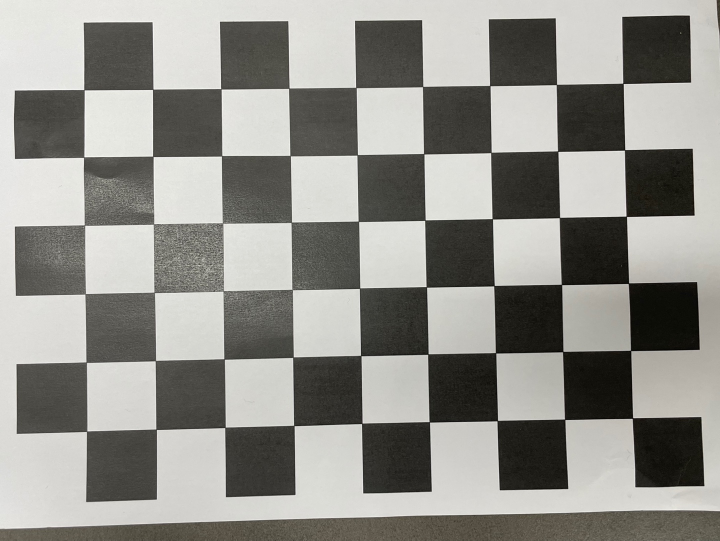
#> input picture kakaotalk/KakaoTalk_20210929_140328435_00.jpg, 1440 x 1081 px (shown at 1/2 size); its folder holds 5 pictures in this run
$ python main.py
#> lines starting #> are read from the running program, lines starting #| are printed output that depends on the picture; after the words box and inside, x2 and y2 are one past the last pixel; in counts of white or black regions, pixels touching at a corner belong together
import cv2
import numpy as np
import glob
import pickle


# prepare object points, like (0,0,0), (1,0,0), (2,0,0) ....,(6,5,0)
objp = np.zeros((6*9,3), np.float32)
objp[:,:2] = np.mgrid[0:9, 0:6].T.reshape(-1,2)

# Arrays to store object points and image points from all the images.
objpoints = [] # 3d points in real world space
imgpoints = [] # 2d points in image plane.
# Make a list of calibration images

# 사용자가 제시한 조건에 맞는 파일명을 리스트 형식으로 반환
images = glob.glob('kakaotalk/*.jpg')
# Step through the list and search for chessboard corners

total_images = len(images)
for idx, fname in enumerate(images):
   img = cv2.imread(fname)
#> img is the input picture: shape (1081, 1440, 3); mean B, G, R 139, 144.4, 145.1
   gray = cv2.cvtColor(img, cv2.COLOR_BGR2GRAY)
   # Find the chessboard corners
   ret, corners = cv2.findChessboardCorners(gray, (9,6), None)
#> ret = True; corners = 54 rows, first 8: [1265.5, 836.5], [1129.8, 838.9], [995, 841.7], [859.1, 844.3], [723.7, 847.7], [588.2, 851.4], [450.3, 855.4], [312.7, 859.3]
   # If found, add object points, image points
   if ret == True:
       objpoints.append(objp)
       imgpoints.append(corners)
       # Draw and display the corners
       cv2.drawChessboardCorners(img, (9,6), corners, ret)
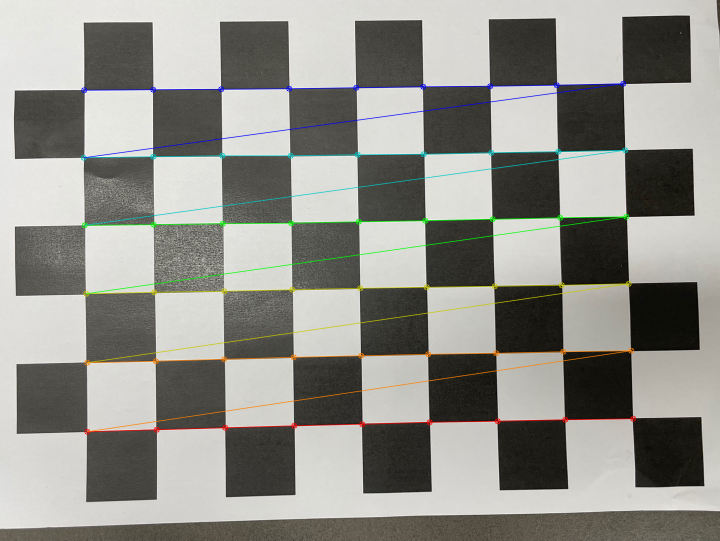
#> img: shape (1081, 1440, 3) (shown at 1/2 size); 2.58% of pixels changed, all inside (x1, y1, x2, y2) = (161, 161, 1273, 870)
       write_name = 'cal/corners_found'+str(idx)+'.jpg'
       cv2.imwrite(write_name, img)
       out_str = f'{idx}/{total_images}'
       cv2.putText(img, out_str, (10, 25),
                   cv2.FONT_HERSHEY_SIMPLEX, 0.4, (0,255,255), 1)
#> img: shape (1081, 1440, 3); under 0.01% of pixels changed, all inside (x1, y1, x2, y2) = (11, 15, 35, 29)
       cv2.imshow('img', img)
       cv2.waitKey(500)
#> pass 2 of the loop `for idx, fname in enumerate(images):`:
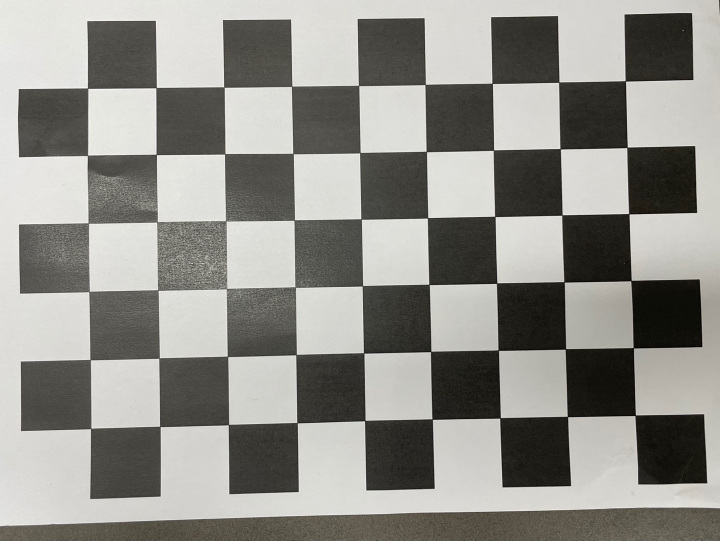
#> input picture kakaotalk/KakaoTalk_20210929_140328435_01.jpg, 1440 x 1081 px (shown at 1/2 size)
#> img is the input picture: shape (1081, 1440, 3); mean B, G, R 138.4, 143.8, 144.6
#> corners = 54 rows, first 8: [1270.7, 830.8], [1135.4, 833.5], [1000.5, 836.1], [864.6, 838.4], [729.7, 841.9], [594.6, 845.6], [457.4, 849.5], [319.9, 853.1]
#> `cv2.drawChessboardCorners(img, (9,6), corners, ret)`:
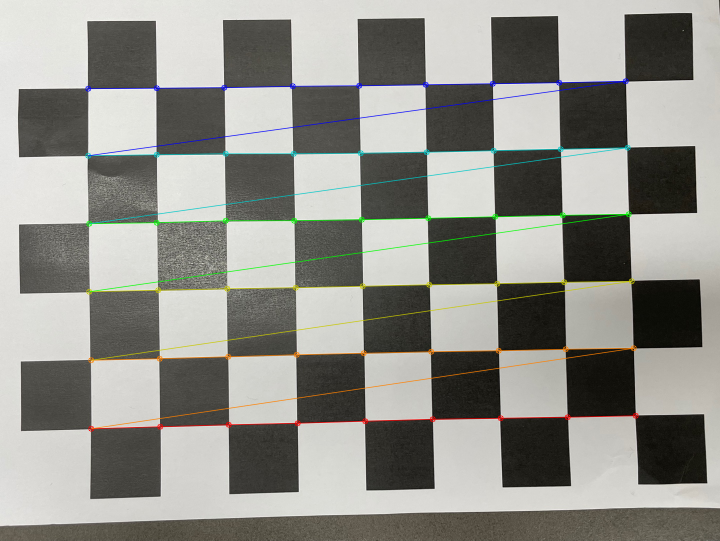
#> img: shape (1081, 1440, 3) (shown at 1/2 size); 2.57% of pixels changed, all inside (x1, y1, x2, y2) = (170, 156, 1278, 864)
#> pass 3 of the loop `for idx, fname in enumerate(images):`:
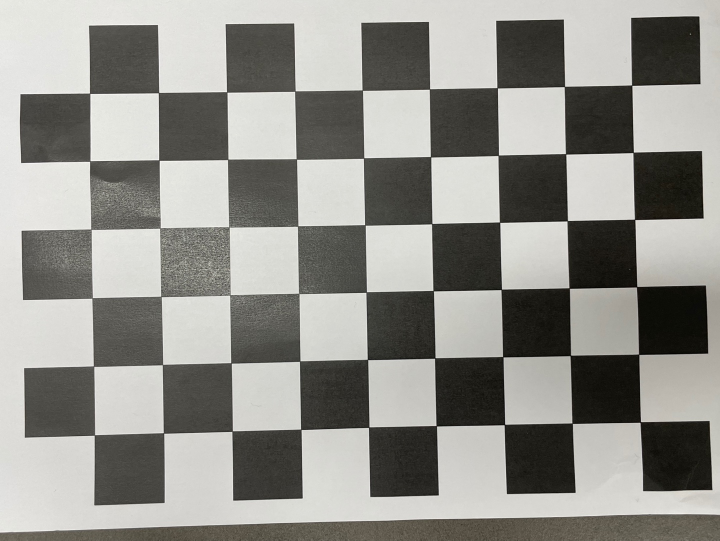
#> input picture kakaotalk/KakaoTalk_20210929_140328435_02.jpg, 1440 x 1081 px (shown at 1/2 size)
#> img is the input picture: shape (1081, 1440, 3); mean B, G, R 139.5, 144.8, 145.5
#> corners = 54 rows, first 8: [1280.9, 844.3], [1144.7, 846.7], [1009.4, 849.4], [872.8, 851.9], [737.9, 854.8], [602.1, 858.7], [464.5, 862.6], [327.4, 866.3]
#> `cv2.drawChessboardCorners(img, (9,6), corners, ret)`:
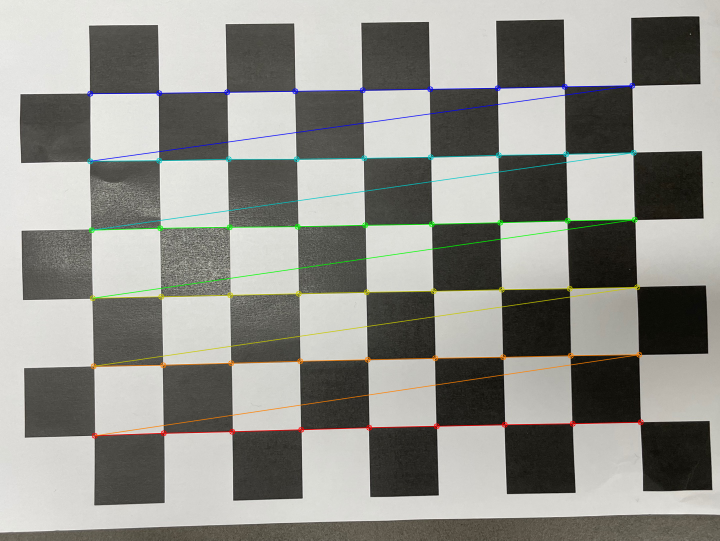
#> img: shape (1081, 1440, 3) (shown at 1/2 size); 2.58% of pixels changed, all inside (x1, y1, x2, y2) = (174, 165, 1288, 878)
#> the loop made 5 passes; the first 3 are shown
cv2.destroyAllWindows()

img = cv2.imread('kakaotalk/KakaoTalk_20210929_140328435_10.jpg')
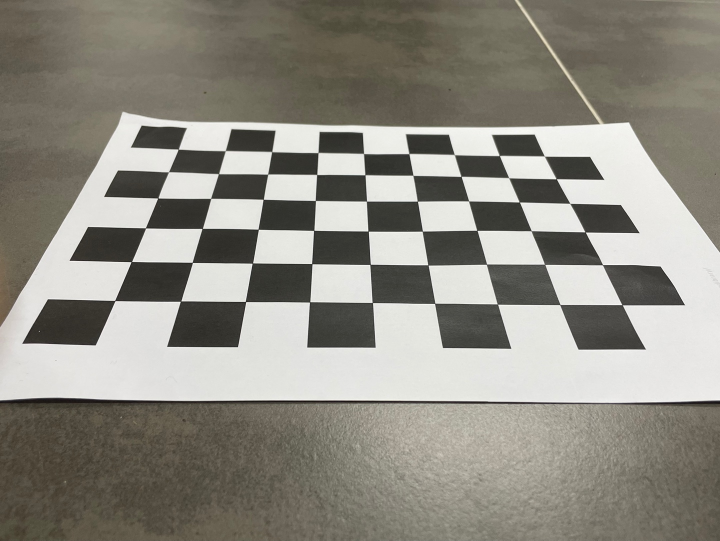
#> input picture kakaotalk/KakaoTalk_20210929_140328435_10.jpg, 1440 x 1081 px (shown at 1/2 size)
#> img is the input picture: shape (1081, 1440, 3); mean B, G, R 130.4, 139.5, 142.3
height, width = img.shape[:2]
#> height = 1081; width = 1440
img_size = (width, height)
#> img_size = (1440, 1081)
# Do camera calibration given object points and image points
ret, mtx, dist, rvecs, tvecs = cv2.calibrateCamera(objpoints, imgpoints,
                               img_size, None,None)
dst = cv2.undistort(img, mtx, dist, None, mtx)
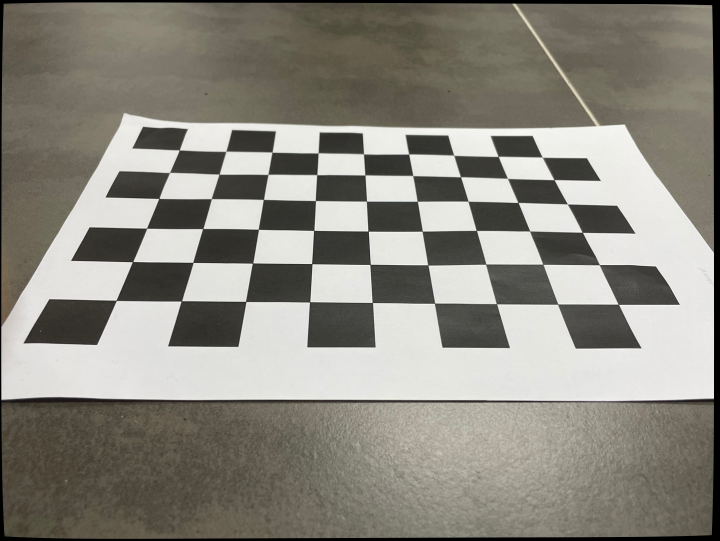
#> dst: shape (1081, 1440, 3) (shown at 1/2 size); mean B, G, R 127.5, 136.4, 139.1
cv2.imwrite('kakaotalk/test_undist.jpg',dst)

# Save the camera calibration result for later use (we won't worry about rvecs / tvecs)
dist_pickle = {}
dist_pickle["mtx"] = mtx
dist_pickle["dist"] = dist
pickle.dump( dist_pickle, open( "kakaotalk/final.p", "wb" ) )
print('mtx', mtx)
print('dist', dist)

img_result = cv2.hconcat([img,dst])
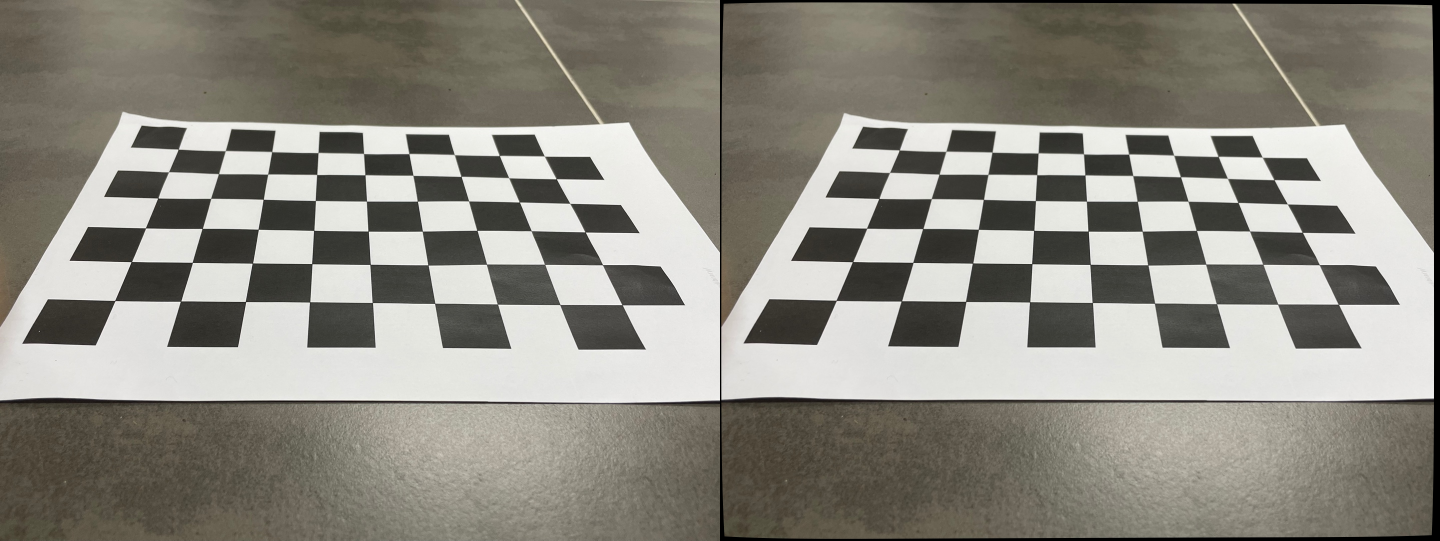
#> img_result: shape (1081, 2880, 3) (shown at 1/2 size); mean B, G, R 129, 138, 140.7
img_result = cv2.pyrDown(img_result)
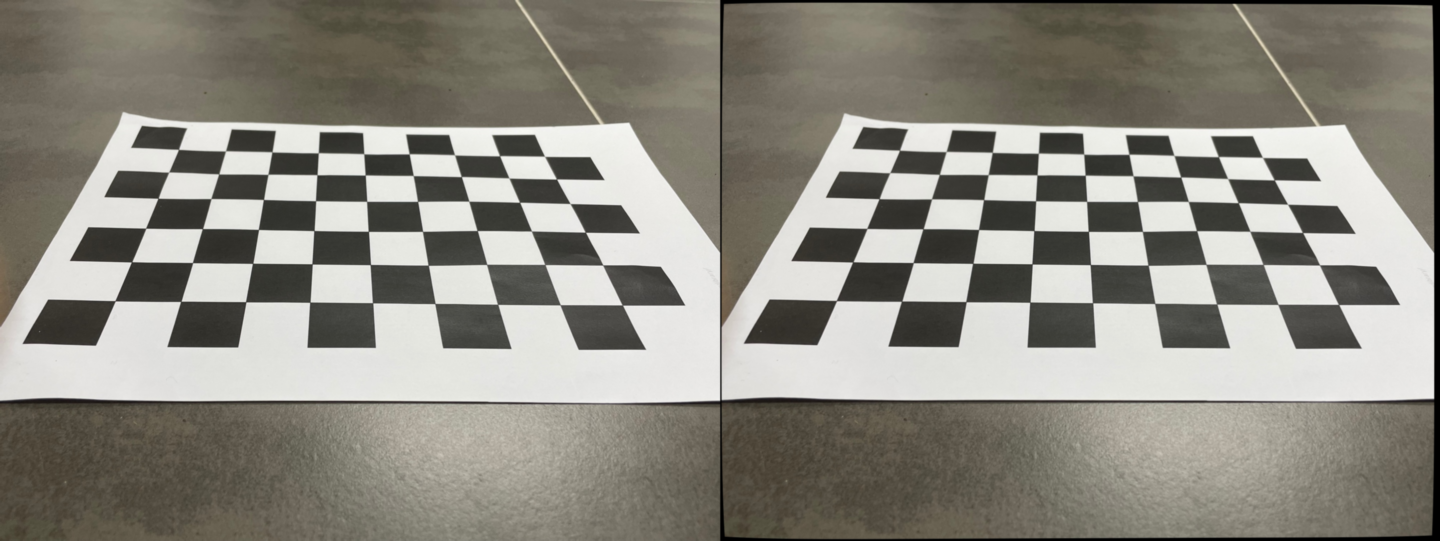
#> img_result: shape (541, 1440, 3); mean B, G, R 128.9, 137.9, 140.6
cv2.imshow('dst',img_result)
cv2.waitKey(0)
cv2.destroyAllWindows()
